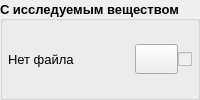
                    <widget class="QGroupBox" name="groupBox_with_gas">
                     <property name="minimumSize">
                      <size>
                       <width>0</width>
                       <height>50</height>
                      </size>
                     </property>
                     <property name="sizeIncrement">
                      <size>
                       <width>0</width>
                       <height>0</height>
                      </size>
                     </property>
                     <property name="baseSize">
                      <size>
                       <width>0</width>
                       <height>0</height>
                      </size>
                     </property>
                     <property name="font">
                      <font>
                       <pointsize>10</pointsize>
                       <weight>75</weight>
                       <bold>true</bold>
                      </font>
                     </property>
                     <property name="cursor">
                      <cursorShape>ArrowCursor</cursorShape>
                     </property>
                     <property name="mouseTracking">
                      <bool>false</bool>
                     </property>
                     <property name="tabletTracking">
                      <bool>false</bool>
                     </property>
                     <property name="styleSheet">
                      <string notr="true"/>
                     </property>
                     <property name="title">
                      <string>С исследуемым веществом</string>
                     </property>
                     <property name="alignment">
                      <set>Qt::AlignLeading|Qt::AlignLeft|Qt::AlignVCenter</set>
                     </property>
                     <property name="flat">
                      <bool>true</bool>
                     </property>
                     <property name="checkable">
                      <bool>false</bool>
                     </property>
                     <layout class="QHBoxLayout" name="layout_with_gas">
                      <property name="spacing">
                       <number>0</number>
                      </property>
                      <property name="leftMargin">
                       <number>5</number>
                      </property>
                      <property name="topMargin">
                       <number>5</number>
                      </property>
                      <property name="rightMargin">
                       <number>5</number>
                      </property>
                      <property name="bottomMargin">
                       <number>5</number>
                      </property>
                      <item>
                       <widget class="QLabel" name="label_text_file_name_with_gas">
                        <property name="minimumSize">
                         <size>
                          <width>0</width>
                          <height>30</height>
                         </size>
                        </property>
                        <property name="maximumSize">
                         <size>
                          <width>16777215</width>
                          <height>30</height>
                         </size>
                        </property>
                        <property name="font">
                         <font>
                          <pointsize>10</pointsize>
                          <weight>50</weight>
                          <bold>false</bold>
                         </font>
                        </property>
                        <property name="styleSheet">
                         <string notr="true"/>
                        </property>
                        <property name="text">
                         <string>Нет файла</string>
                        </property>
                        <property name="textFormat">
                         <enum>Qt::AutoText</enum>
                        </property>
                        <property name="scaledContents">
                         <bool>false</bool>
                        </property>
                       </widget>
                      </item>
                      <item>
                       <widget class="QPushButton" name="pushButton_reading_file_with_gas">
                        <property name="sizePolicy">
                         <sizepolicy hsizetype="Fixed" vsizetype="Fixed">
                          <horstretch>0</horstretch>
                          <verstretch>0</verstretch>
                         </sizepolicy>
                        </property>
                        <property name="minimumSize">
                         <size>
                          <width>0</width>
                          <height>30</height>
                         </size>
                        </property>
                        <property name="maximumSize">
                         <size>
                          <width>16777215</width>
                          <height>30</height>
                         </size>
                        </property>
                        <property name="cursor">
                         <cursorShape>PointingHandCursor</cursorShape>
                        </property>
                        <property name="styleSheet">
                         <string notr="true">QPushButton:hover {
	border: none;												/* без границ */
}</string>
                        </property>
                        <property name="text">
                         <string/>
                        </property>
                        <property name="icon">
                         <iconset resource="res.qrc">
                          <normaloff>:/shared/resource/file_download_white_24dp.svg</normaloff>:/shared/resource/file_download_white_24dp.svg</iconset>
                        </property>
                        <property name="iconSize">
                         <size>
                          <width>25</width>
                          <height>25</height>
                         </size>
                        </property>
                       </widget>
                      </item>
                      <item>
                       <widget class="QCheckBox" name="checkBox_download_with_gas">
                        <property name="enabled">
                         <bool>false</bool>
                        </property>
                        <property name="sizePolicy">
                         <sizepolicy hsizetype="Fixed" vsizetype="Fixed">
                          <horstretch>0</horstretch>
                          <verstretch>0</verstretch>
                         </sizepolicy>
                        </property>
                        <property name="minimumSize">
                         <size>
                          <width>0</width>
                          <height>30</height>
                         </size>
                        </property>
                        <property name="maximumSize">
                         <size>
                          <width>16777215</width>
                          <height>30</height>
                         </size>
                        </property>
                        <property name="styleSheet">
                         <string notr="true"/>
                        </property>
                        <property name="text">
                         <string/>
                        </property>
                        <property name="checked">
                         <bool>false</bool>
                        </property>
                        <property name="tristate">
                         <bool>false</bool>
                        </property>
                       </widget>
                      </item>
                     </layout>
                    </widget>
